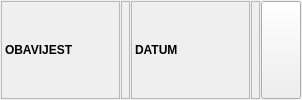
          <widget class="QFrame" name="frame_37">
           <property name="sizePolicy">
            <sizepolicy hsizetype="Preferred" vsizetype="Maximum">
             <horstretch>0</horstretch>
             <verstretch>0</verstretch>
            </sizepolicy>
           </property>
           <property name="frameShape">
            <enum>QFrame::NoFrame</enum>
           </property>
           <property name="frameShadow">
            <enum>QFrame::Raised</enum>
           </property>
           <layout class="QHBoxLayout" name="horizontalLayout_34">
            <property name="spacing">
             <number>1</number>
            </property>
            <property name="leftMargin">
             <number>1</number>
            </property>
            <property name="topMargin">
             <number>1</number>
            </property>
            <property name="rightMargin">
             <number>1</number>
            </property>
            <property name="bottomMargin">
             <number>1</number>
            </property>
            <item>
             <widget class="QLabel" name="lblJMBGiTitle_8">
              <property name="sizePolicy">
               <sizepolicy hsizetype="Maximum" vsizetype="Preferred">
                <horstretch>0</horstretch>
                <verstretch>0</verstretch>
               </sizepolicy>
              </property>
              <property name="minimumSize">
               <size>
                <width>119</width>
                <height>27</height>
               </size>
              </property>
              <property name="maximumSize">
               <size>
                <width>119</width>
                <height>16777215</height>
               </size>
              </property>
              <property name="font">
               <font>
                <weight>75</weight>
                <bold>true</bold>
               </font>
              </property>
              <property name="frameShape">
               <enum>QFrame::StyledPanel</enum>
              </property>
              <property name="text">
               <string>OBAVIJEST</string>
              </property>
             </widget>
            </item>
            <item>
             <widget class="QLabel" name="lblObavijest">
              <property name="sizePolicy">
               <sizepolicy hsizetype="Preferred" vsizetype="Preferred">
                <horstretch>0</horstretch>
                <verstretch>0</verstretch>
               </sizepolicy>
              </property>
              <property name="font">
               <font>
                <weight>75</weight>
                <bold>true</bold>
               </font>
              </property>
              <property name="frameShape">
               <enum>QFrame::StyledPanel</enum>
              </property>
              <property name="textInteractionFlags">
               <set>Qt::LinksAccessibleByMouse|Qt::TextSelectableByMouse</set>
              </property>
             </widget>
            </item>
            <item>
             <widget class="QLabel" name="lblObavijestDatumTitle">
              <property name="sizePolicy">
               <sizepolicy hsizetype="Maximum" vsizetype="Preferred">
                <horstretch>0</horstretch>
                <verstretch>0</verstretch>
               </sizepolicy>
              </property>
              <property name="minimumSize">
               <size>
                <width>119</width>
                <height>27</height>
               </size>
              </property>
              <property name="maximumSize">
               <size>
                <width>119</width>
                <height>16777215</height>
               </size>
              </property>
              <property name="font">
               <font>
                <weight>75</weight>
                <bold>true</bold>
               </font>
              </property>
              <property name="frameShape">
               <enum>QFrame::StyledPanel</enum>
              </property>
              <property name="text">
               <string>DATUM</string>
              </property>
             </widget>
            </item>
            <item>
             <widget class="QLabel" name="lblObavijestDatum">
              <property name="sizePolicy">
               <sizepolicy hsizetype="Preferred" vsizetype="Preferred">
                <horstretch>0</horstretch>
                <verstretch>0</verstretch>
               </sizepolicy>
              </property>
              <property name="font">
               <font>
                <weight>75</weight>
                <bold>true</bold>
               </font>
              </property>
              <property name="frameShape">
               <enum>QFrame::StyledPanel</enum>
              </property>
              <property name="textInteractionFlags">
               <set>Qt::LinksAccessibleByMouse|Qt::TextSelectableByMouse</set>
              </property>
             </widget>
            </item>
            <item>
             <widget class="QPushButton" name="btnObavijestDatumOK">
              <property name="sizePolicy">
               <sizepolicy hsizetype="Maximum" vsizetype="Preferred">
                <horstretch>0</horstretch>
                <verstretch>0</verstretch>
               </sizepolicy>
              </property>
              <property name="maximumSize">
               <size>
                <width>60</width>
                <height>16777215</height>
               </size>
              </property>
              <property name="font">
               <font>
                <weight>75</weight>
                <bold>true</bold>
               </font>
              </property>
              <property name="cursor">
               <cursorShape>PointingHandCursor</cursorShape>
              </property>
              <property name="icon">
               <iconset resource="../../../resources/DonatForm.qrc">
                <normaloff>:/InDonat/Forms/images/OK.gif</normaloff>:/InDonat/Forms/images/OK.gif</iconset>
              </property>
             </widget>
            </item>
           </layout>
          </widget>
